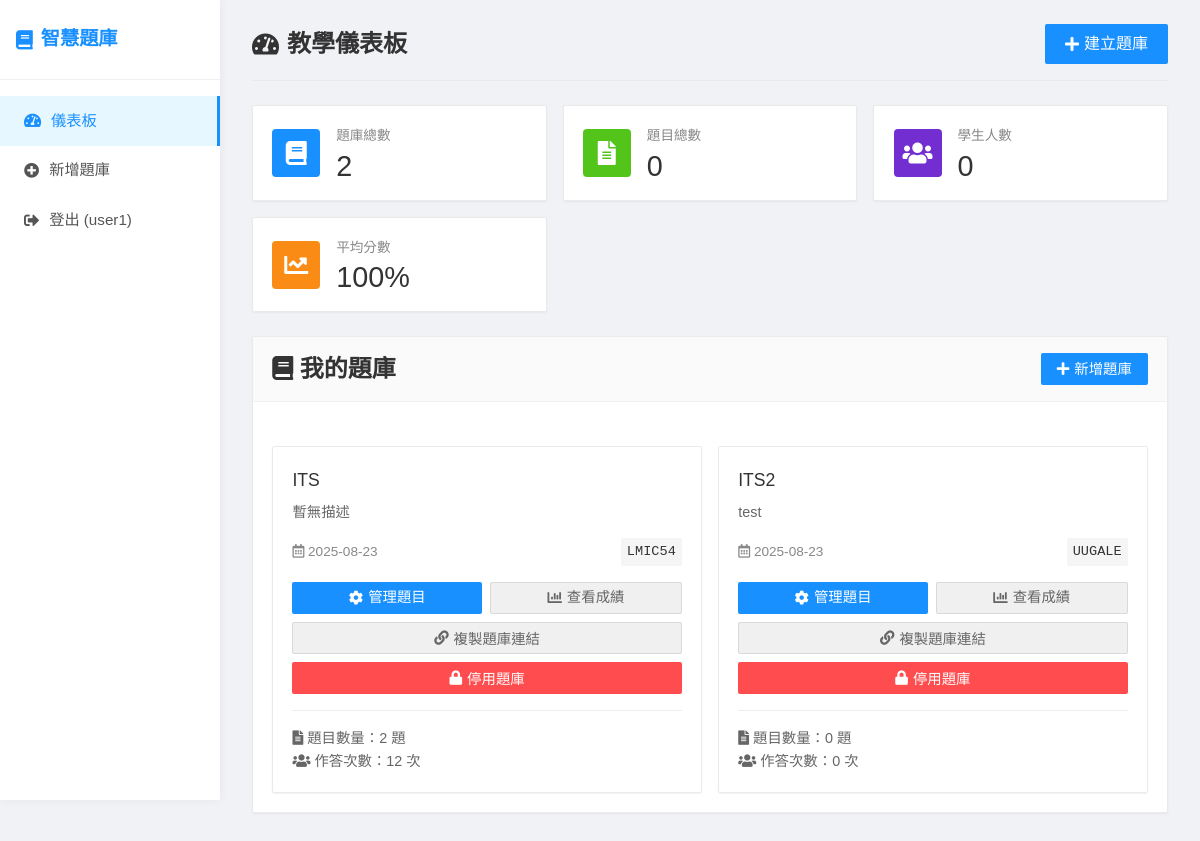
/teacher-dashboard (signed in), run on the app's committed database.
### app.py (models this page shows)
class User(UserMixin, db.Model):
    id = db.Column(db.Integer, primary_key=True)
    username = db.Column(db.String(80), unique=True, nullable=False)
    email = db.Column(db.String(120), unique=True, nullable=False)
    password_hash = db.Column(db.String(120), nullable=False)
    is_teacher = db.Column(db.Boolean, default=True)
    created_at = db.Column(db.DateTime, default=datetime.utcnow)
    quiz_banks = db.relationship('QuizBank', backref='owner', lazy=True)

class QuizBank(db.Model):
    id = db.Column(db.Integer, primary_key=True)
    title = db.Column(db.String(200), nullable=False)
    description = db.Column(db.Text)
    access_code = db.Column(db.String(10), unique=True, nullable=False)
    is_active = db.Column(db.Boolean, default=True)
    created_at = db.Column(db.DateTime, default=datetime.utcnow)
    teacher_id = db.Column(db.Integer, db.ForeignKey('user.id'), nullable=False)
    questions = db.relationship('Question', backref='quiz_bank', lazy=True, cascade='all, delete-orphan')
    submissions = db.relationship('Submission', backref='quiz_bank', lazy=True)

### app.py (the view)
@app.route('/teacher-dashboard')
@login_required
def teacher_dashboard():
    quiz_banks = QuizBank.query.filter_by(teacher_id=current_user.id).all()
    return render_template('teacher_dashboard.html', quiz_banks=quiz_banks)

### app.py (called while the page is built)
@login_manager.user_loader
def load_user(user_id):
    return User.query.get(int(user_id))

### templates/teacher_dashboard.html (shortened to what this page needs)
{% extends "base.html" %}
{% block content %}
<div class="page-header">
    <h1><i class="fas fa-tachometer-alt"></i> 教學儀表板</h1>
    <a href="{{ url_for('create_quiz_bank') }}" class="btn btn-lg">
        <i class="fas fa-plus"></i> 建立題庫
    </a>
</div>
<div class="stats-cards">
    <div class="stat-card">
        <div class="stat-icon blue">
            <i class="fas fa-book"></i>
        </div>
        <div class="stat-content">
            <div class="stat-title">題庫總數</div>
            <div class="stat-value">{{ quiz_banks|length }}</div>
        </div>
    </div>
    <div class="stat-card">
        <div class="stat-icon green">
            <i class="fas fa-file-alt"></i>
        </div>
        <div class="stat-content">
            <div class="stat-title">題目總數</div>
            <div class="stat-value">{% set total_questions = 0 %}{% for bank in quiz_banks %}{% set total_questions = total_questions + bank.questions|length %}{% endfor %}{{ total_questions }}</div>
        </div>
    </div>
    <div class="stat-card">
        <div class="stat-icon purple">
            <i class="fas fa-users"></i>
        </div>
        <div class="stat-content">
            <div class="stat-title">學生人數</div>
            <div class="stat-value">{% set total_submissions = 0 %}{% for bank in quiz_banks %}{% set total_submissions = total_submissions + bank.submissions|length %}{% endfor %}{{ total_submissions }}</div>
        </div>
    </div>
    <div class="stat-card">
        <div class="stat-icon orange">
            <i class="fas fa-chart-line"></i>
        </div>
        <div class="stat-content">
            <div class="stat-title">平均分數</div>
            <div class="stat-value">100%</div>
        </div>
    </div>
</div>
<div class="card">
    <div class="card-header">
        <h2><i class="fas fa-book"></i> 我的題庫</h2>
        <a href="{{ url_for('create_quiz_bank') }}" class="btn">
            <i class="fas fa-plus"></i> 新增題庫
        </a>
    </div>
    <div class="card-body">
        {% if quiz_banks %}
            <div class="quiz-banks-grid">
                {% for quiz_bank in quiz_banks %}
                <div class="quiz-bank-card">
                    <div class="quiz-bank-title">{{ quiz_bank.title }}</div>
                    <div class="quiz-bank-description">
                        {{ quiz_bank.description if quiz_bank.description else '暫無描述' }}
                    </div>
                    <div class="quiz-bank-info">
                        <span><i class="far fa-calendar-alt"></i> {{ quiz_bank.created_at.strftime('%Y-%m-%d') }}</span>
                        <span class="access-code">{{ quiz_bank.access_code }}</span>
                    </div>
                    <div style="display: flex; gap: 0.5rem; margin-top: 1rem;">
                        <a href="{{ url_for('manage_quiz_bank', quiz_bank_id=quiz_bank.id) }}" class="btn" style="flex: 1; text-align: center;">
                            <i class="fas fa-cog"></i> 管理題目
                        </a>
                        <a href="{{ url_for('view_submissions_page', quiz_bank_id=quiz_bank.id) }}" class="btn btn-secondary" style="flex: 1; text-align: center;">
                            <i class="fas fa-chart-bar"></i> 查看成績
                        </a>
                    </div>
                    <div style="margin-top: 0.5rem;">
                        <button onclick="copyQuizLink('{{ quiz_bank.access_code }}')" class="btn btn-secondary" style="width: 100%;">
                            <i class="fas fa-link"></i> 複製題庫連結
                        </button>
                    </div>
                    <div style="margin-top: 0.5rem;">
                        <button onclick="toggleQuizBank({{ quiz_bank.id }}, {{ quiz_bank.is_active|lower }})"
                                class="btn {{ 'btn-danger' if quiz_bank.is_active else 'btn-success' }}"
                                style="width: 100%;">
                            <i class="fas fa-{{ 'lock' if quiz_bank.is_active else 'lock-open' }}"></i>
                            {{ '停用題庫' if quiz_bank.is_active else '啟用題庫' }}
                        </button>
                    </div>
                    <div style="margin-top: 1rem; padding-top: 1rem; border-top: 1px solid #eee; font-size: 0.9rem; color: #666;">
                        <div><i class="fas fa-file-alt"></i> 題目數量：{{ quiz_bank.questions|length }} 題</div>
                        <div><i class="fas fa-users"></i> 作答次數：{{ quiz_bank.submissions|length }} 次</div>
                    </div>
                </div>
                {% endfor %}
            </div>
        {% endif %}
    </div>
</div>
{% endblock %}

### templates/base.html (shortened to what this page needs)
<!DOCTYPE html>
<html lang="zh-TW">
<head>
    <link rel="stylesheet" href="{{ url_for('static', filename='css/style.css') }}">
    <link rel="stylesheet" href="https://cdnjs.cloudflare.com/ajax/libs/font-awesome/5.15.4/css/all.min.css">
</head>
<body>
    <div class="container">
        <nav class="navbar">
            <h1><i class="fas fa-book"></i> 智慧題庫</h1>
            <div class="nav-links">
                {% if current_user.is_authenticated %}
                    <a href="{{ url_for('teacher_dashboard') }}" class="{{ 'active' if request.endpoint == 'teacher_dashboard' else '' }}">
                        <i class="fas fa-tachometer-alt"></i> 儀表板
                    </a>
                    <a href="{{ url_for('create_quiz_bank') }}" class="{{ 'active' if request.endpoint == 'create_quiz_bank' else '' }}">
                        <i class="fas fa-plus-circle"></i> 新增題庫
                    </a>
                    <a href="{{ url_for('logout') }}">
                        <i class="fas fa-sign-out-alt"></i> 登出 ({{ current_user.username }})
                    </a>
                {% endif %}
            </div>
        </nav>
        <div class="content">
            {% block content %}{% endblock %}
        </div>
    </div>
</body>
</html>

### static/css/style.css (style rules this page uses)
* { margin: 0; padding: 0; box-sizing: border-box; }
body { font-family: 'Microsoft JhengHei', Arial, sans-serif; line-height: 1.6; background: #f0f2f5; min-height: 100vh; }
.container { display: flex; min-height: 100vh; }
.navbar { width: 220px; background: #fff; color: #333; box-shadow: 0 0 10px rgba(0,0,0,0.05); display: flex; flex-direction: column; padding: 0; position: fixed; height: 100vh; z-index: 100; }
.navbar h1 { font-size: 1.2rem; font-weight: bold; padding: 1.5rem 1rem; color: #1890ff; border-bottom: 1px solid #f0f0f0; margin: 0; display: flex; align-items: center; gap: 8px; }
.navbar .nav-links { display: flex; flex-direction: column; padding: 1rem 0; }
.navbar a { color: #555; text-decoration: none; padding: 0.8rem 1.5rem; transition: all 0.3s; display: flex; align-items: center; gap: 10px; font-size: 0.95rem; }
.navbar a.active { background-color: #e6f7ff; color: #1890ff; border-right: 3px solid #1890ff; }
.content { flex: 1; padding: 1.5rem 2rem; margin-left: 220px; background: #f0f2f5; }
.page-header { display: flex; justify-content: space-between; align-items: center; margin-bottom: 1.5rem; padding-bottom: 1rem; border-bottom: 1px solid #eaeaea; }
.page-header h1 { font-size: 1.5rem; color: #333; margin: 0; display: flex; align-items: center; gap: 8px; }
.btn { display: inline-flex; align-items: center; justify-content: center; padding: 0.5rem 1rem; background: #1890ff; color: white; text-decoration: none; border: none; border-radius: 2px; cursor: pointer; font-size: 0.9rem; font-weight: 500; transition: all 0.2s; height: 32px; gap: 5px; }
.btn-secondary { background: #f0f0f0; color: #666; border: 1px solid #d9d9d9; }
.btn-danger { background: #ff4d4f; }
.btn-lg { height: 40px; padding: 0.5rem 1.25rem; font-size: 1rem; }
.card { background: white; border-radius: 2px; box-shadow: 0 1px 2px rgba(0,0,0,0.05); margin-bottom: 1rem; overflow: hidden; transition: all 0.3s; border: 1px solid #eaeaea; }
.card-header { background: #fafafa; color: #333; padding: 0.8rem 1.2rem; font-weight: 500; border-bottom: 1px solid #f0f0f0; display: flex; justify-content: space-between; align-items: center; }
.card-body { padding: 1.2rem; }
.stats-cards { display: grid; grid-template-columns: repeat(auto-fit, minmax(220px, 1fr)); gap: 1rem; margin-bottom: 1.5rem; }
.stat-card { background: white; border-radius: 2px; padding: 1.2rem; display: flex; align-items: center; box-shadow: 0 1px 2px rgba(0,0,0,0.05); border: 1px solid #eaeaea; }
.stat-icon { width: 48px; height: 48px; border-radius: 4px; display: flex; align-items: center; justify-content: center; margin-right: 1rem; font-size: 1.5rem; color: white; }
.stat-icon.blue { background: #1890ff; }
.stat-icon.green { background: #52c41a; }
.stat-icon.purple { background: #722ed1; }
.stat-icon.orange { background: #fa8c16; }
.stat-content { flex: 1; }
.stat-title { font-size: 0.85rem; color: #888; margin-bottom: 0.3rem; }
.stat-value { font-size: 1.8rem; font-weight: 500; color: #333; line-height: 1; }
.quiz-banks-grid { display: grid; grid-template-columns: repeat(auto-fill, minmax(300px, 1fr)); gap: 1rem; margin-top: 1.5rem; }
.quiz-bank-card { background: white; border-radius: 2px; box-shadow: 0 1px 2px rgba(0,0,0,0.05); border: 1px solid #eaeaea; padding: 1.2rem; transition: all 0.3s; }
.quiz-bank-title { font-size: 1.1rem; font-weight: 500; color: #333; margin-bottom: 0.5rem; }
.quiz-bank-description { color: #666; margin-bottom: 1rem; line-height: 1.4; font-size: 0.9rem; }
.quiz-bank-info { display: flex; justify-content: space-between; align-items: center; margin-bottom: 1rem; font-size: 0.85rem; color: #888; }
.access-code { background: #f5f5f5; padding: 3px 6px; border-radius: 2px; font-family: 'Courier New', monospace; font-weight: 500; color: #333; font-size: 0.85rem; }

### data on the page
User: username "user1"
QuizBank: title "ITS", description "暫無描述", created_at "2025-08-23", access_code "LMIC54", is_active "停用題庫", questions|length "2", submissions|length "12"
QuizBank: title "ITS2", description "test", created_at "2025-08-23", access_code "UUGALE", is_active "停用題庫", questions|length "0", submissions|length "0"

### other printed values
{{ quiz_banks|length }} "2"
{{ total_questions }} "0"
{{ total_submissions }} "0"
